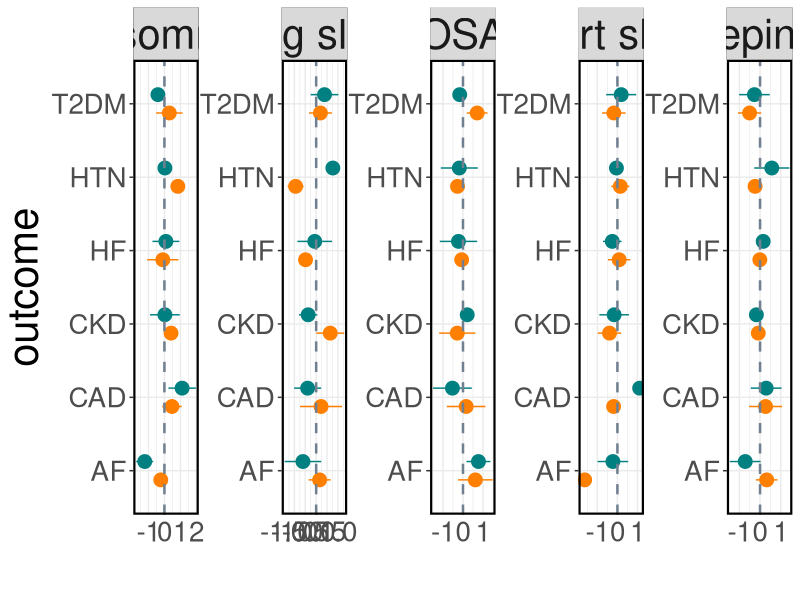

R code for this plot:
#####################################################
## forest plot
## estimated effect size with 95% C.I.
## assume we have 5 sleep-related phenotypes (as exposure)
## assume we have 6 CVD-related phenotypes (as outcome)
## we aim to visualize the causal effect estimates of 
## each exposure-outcome combination
## we will show sex-specific effect in this figure
#####################################################
## load R packages
#####################################################

library(ggplot2)

#####################################################
## simulate data
#####################################################

## number of exposures
N.exposure <- 5

## number of outcomes
N.outcome <- 6

## number of sex groups
N.sex.group <- 2

## generate effect estimates (causal effect)
## from standard normal distribution
effect_est <- rnorm(N.exposure*N.outcome*N.sex.group, 0, 0.5)

## generate sd
## from uniform distribution
sd <- runif(N.exposure*N.outcome*N.sex.group, 0, 0.5)

## lower C.I.
CI_L <- effect_est - 1.96*sd

## upper  C.I.
CI_U <- effect_est + 1.96*sd

## sex group
sex <- rep(c("female", "male"), each = N.exposure*N.outcome)

exposure_F <- rep(c("OSA", "Insomnia", "Sleepiness", "Short sleep", "Long sleep"), each = N.outcome)

exposure_M <- rep(c("OSA", "Insomnia", "Sleepiness", "Short sleep", "Long sleep"), each = N.outcome)

## exposure
exposure <- c(exposure_F, exposure_M)

outcome_F <- rep(c("T2DM", "HTN", "HF", "CKD", "CAD", "AF"), N.exposure)

outcome_M <- rep(c("T2DM", "HTN", "HF", "CKD", "CAD", "AF"), N.exposure)

## outcome
outcome <- c(outcome_F, outcome_M)

## final input dataset
Data <- data.frame(effect_est = effect_est, 
                   CI_L = CI_L, 
                   CI_U = CI_U,
                   sex = sex, 
                   exposure = exposure, 
                   outcome = outcome)


#####################################################
## figure
## column: exposure
## row: outcome
#####################################################

#pdf("forst_plot_w_facet_wrap.pdf", height = 10, width = 20)

ggplot(Data, aes(y = outcome, x = effect_est))+
  geom_pointrange(aes(xmin = CI_L, xmax = CI_U, color = sex), position = position_dodge(0.5), size = 0.74, fatten = 5) + 
  scale_color_manual(name = "sex", values = c("#FF7F00", "#008080")) +
  facet_wrap( ~ exposure, ncol = N.exposure, scales = "free") + 
  geom_vline(lty = 2, aes(xintercept = 0), colour = '#708090', size = 0.86) + 
  #labs(title = "") + 
  theme_bw() + 
  xlab("") + 
  theme(panel.spacing = unit(.05, "lines"),
        plot.title = element_text(size = 30),
        panel.border = element_rect(color = "black", fill = NA, size = 1.5),
        strip.background = element_rect(color = "black", size = 0.1),
        axis.ticks.x=element_blank(),
        legend.position = "none", 
        strip.text = element_text(size = 30),
        axis.title.y = element_text(size = 30),
        axis.title.x = element_text(size = 30),
        axis.text.y = element_text(size = 20),
        axis.text.x = element_text(size = 20),
        legend.text = element_text(size = 25), 
        legend.title = element_text(size = 25))

#dev.off()


